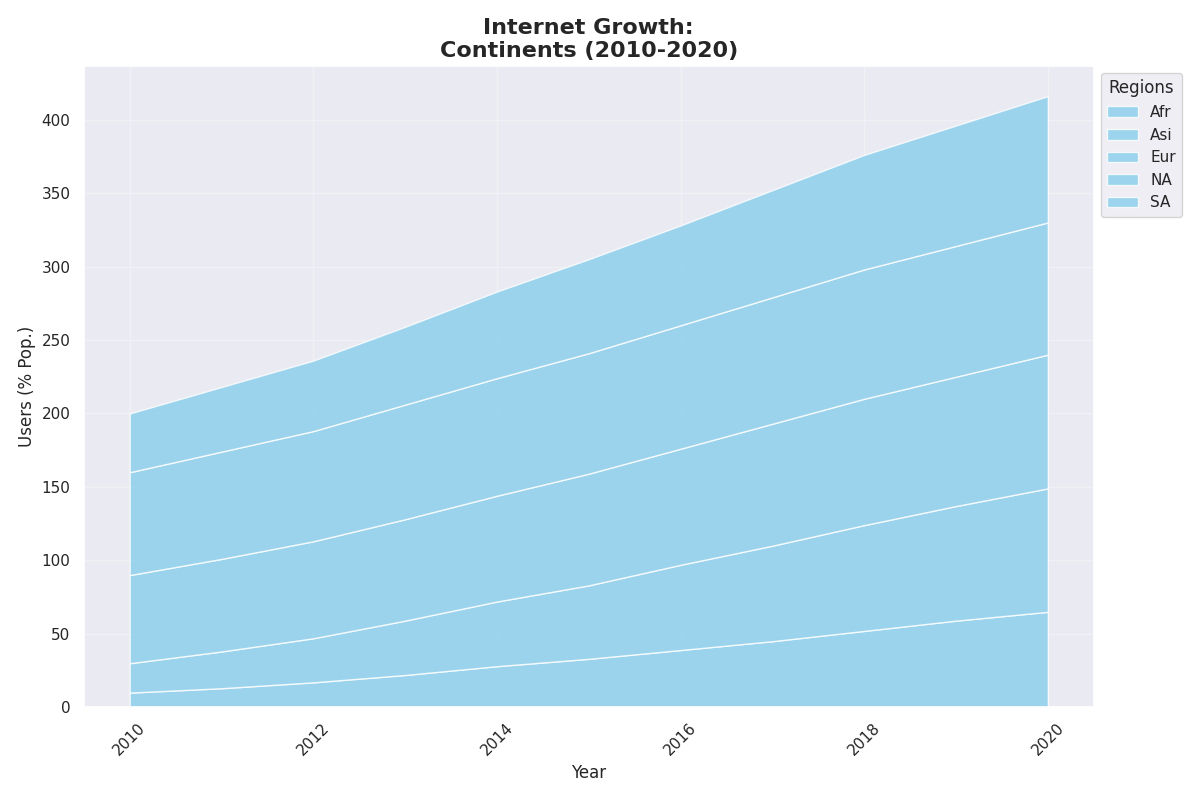

Generate this figure with Python:
import matplotlib.pyplot as plt
import numpy as np

years = np.arange(2010, 2021)

africa_internet = [10, 13, 17, 22, 28, 33, 39, 45, 52, 59, 65]
asia_internet = [20, 25, 30, 37, 44, 50, 58, 65, 72, 78, 84]
europe_internet = [60, 63, 66, 69, 72, 76, 79, 83, 86, 88, 91]
north_america_internet = [70, 73, 75, 78, 80, 82, 84, 86, 88, 89, 90]
south_america_internet = [40, 44, 48, 53, 59, 64, 68, 73, 78, 82, 86]

internet_usage = np.array([
    africa_internet, 
    asia_internet, 
    europe_internet, 
    north_america_internet, 
    south_america_internet
])

fig, ax = plt.subplots(figsize=(12, 8))

ax.stackplot(years, internet_usage, labels=['Afr', 'Asi', 'Eur', 'NA', 'SA'], 
             colors=['skyblue'], alpha=0.8)

ax.set_title("Internet Growth:\nContinents (2010-2020)", fontsize=16, fontweight='bold')
ax.set_xlabel("Year", fontsize=12)
ax.set_ylabel("Users (% Pop.)", fontsize=12)
ax.legend(loc='upper left', bbox_to_anchor=(1, 1), title='Regions')
ax.grid(alpha=0.3)
plt.xticks(rotation=45)
plt.tight_layout()

plt.show()
